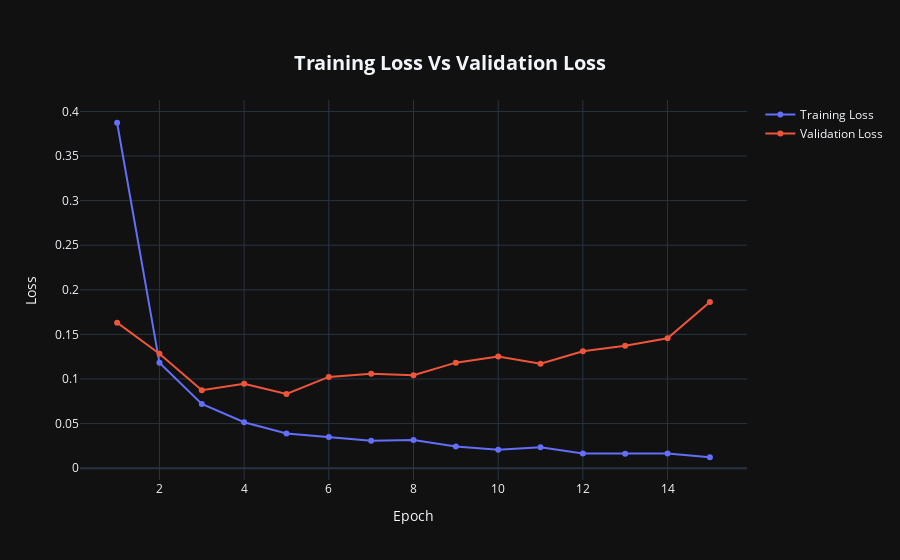

Notebook source saved alongside this figure:
### Code cell
fig = go.Figure()

fig.add_trace(go.Scatter(x = acc_loss_df['Epoch'],
                         y = acc_loss_df['Training Loss'],
                         mode='lines+markers',
                         name='Training Loss'))

fig.add_trace(go.Scatter(x = acc_loss_df['Epoch'],
                         y = acc_loss_df['Validation Loss'],
                         mode='lines+markers',
                         name = 'Validation Loss'))

fig.update_layout(title = {'text': "<b>Training Loss Vs Validation Loss</b>\n",
                           'xanchor': 'center',
                           'yanchor': 'top',
                           'y':0.9,'x':0.5,},
                  xaxis_title="Epoch",
                  yaxis_title = "Loss",
                  title_font = dict(size = 20))

fig.layout.template = 'plotly_dark'

fig.show()

### Figure 1 — Plotly figure (JSON) as saved in the notebook; plotly's stock layout.template omitted (floating-point values rounded to 4 significant figures)
{"data": [{"mode": "lines+markers", "name": "Training Loss", "type": "scatter", "x": [1, 2, 3, 4, 5, 6, 7, 8, 9, 10, 11, 12, 13, 14, 15], "y": [0.3873, 0.1181, 0.07196, 0.05151, 0.03899, 0.03484, 0.03086, 0.03163, 0.02436, 0.02055, 0.02335, 0.01649, 0.01625, 0.01653, 0.01225]}, {"mode": "lines+markers", "name": "Validation Loss", "type": "scatter", "x": [1, 2, 3, 4, 5, 6, 7, 8, 9, 10, 11, 12, 13, 14, 15], "y": [0.1631, 0.1283, 0.08739, 0.09458, 0.08328, 0.1023, 0.1059, 0.1042, 0.1183, 0.1253, 0.117, 0.1311, 0.1374, 0.1456, 0.1862]}], "layout": {"title": {"font": {"size": 20}, "text": "<b>Training Loss Vs Validation Loss</b>\n", "x": 0.5, "xanchor": "center", "y": 0.9, "yanchor": "top"}, "xaxis": {"title": {"text": "Epoch"}}, "yaxis": {"title": {"text": "Loss"}}}}
